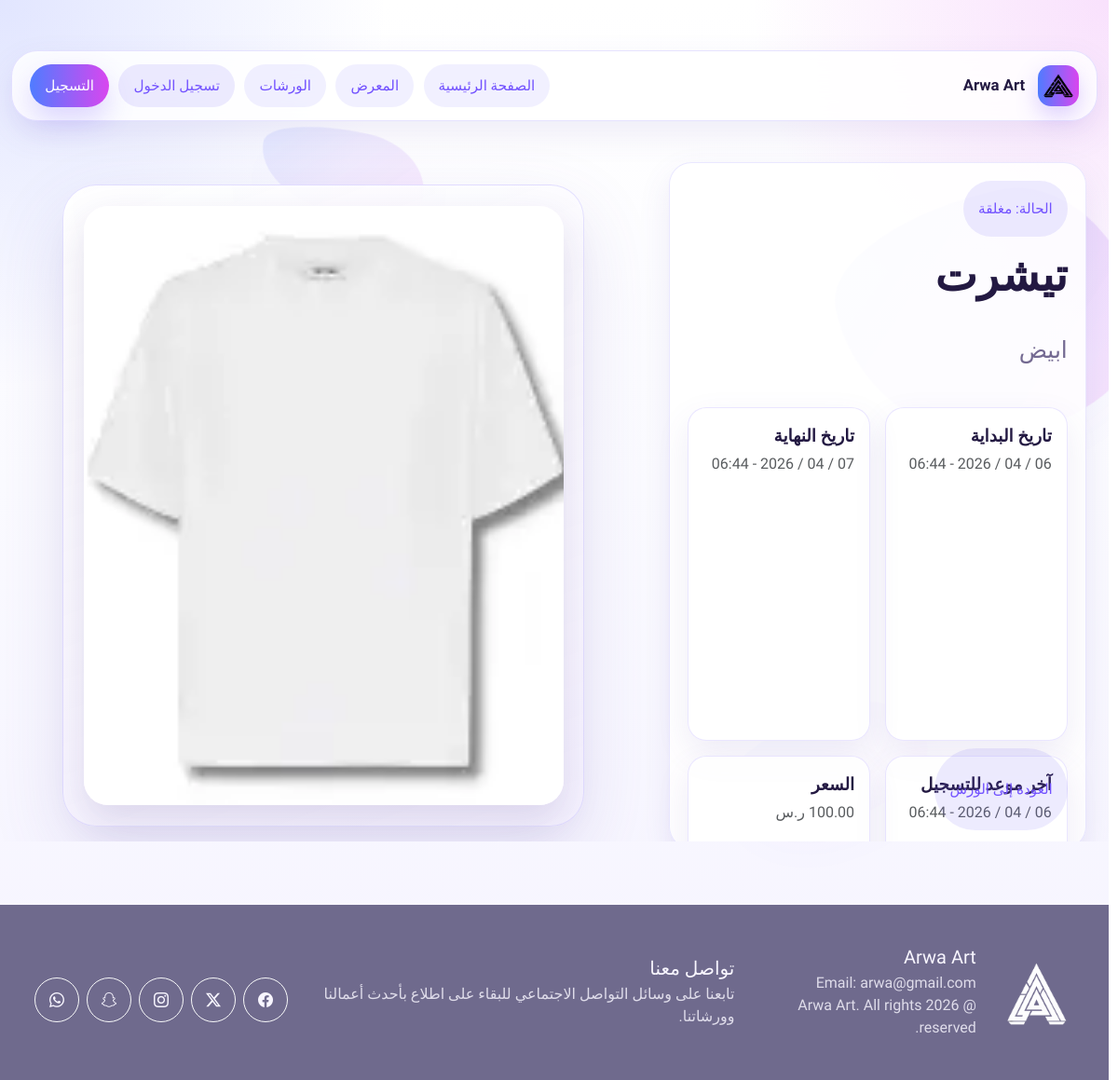
Before: /workshop/1/ with the older database file.
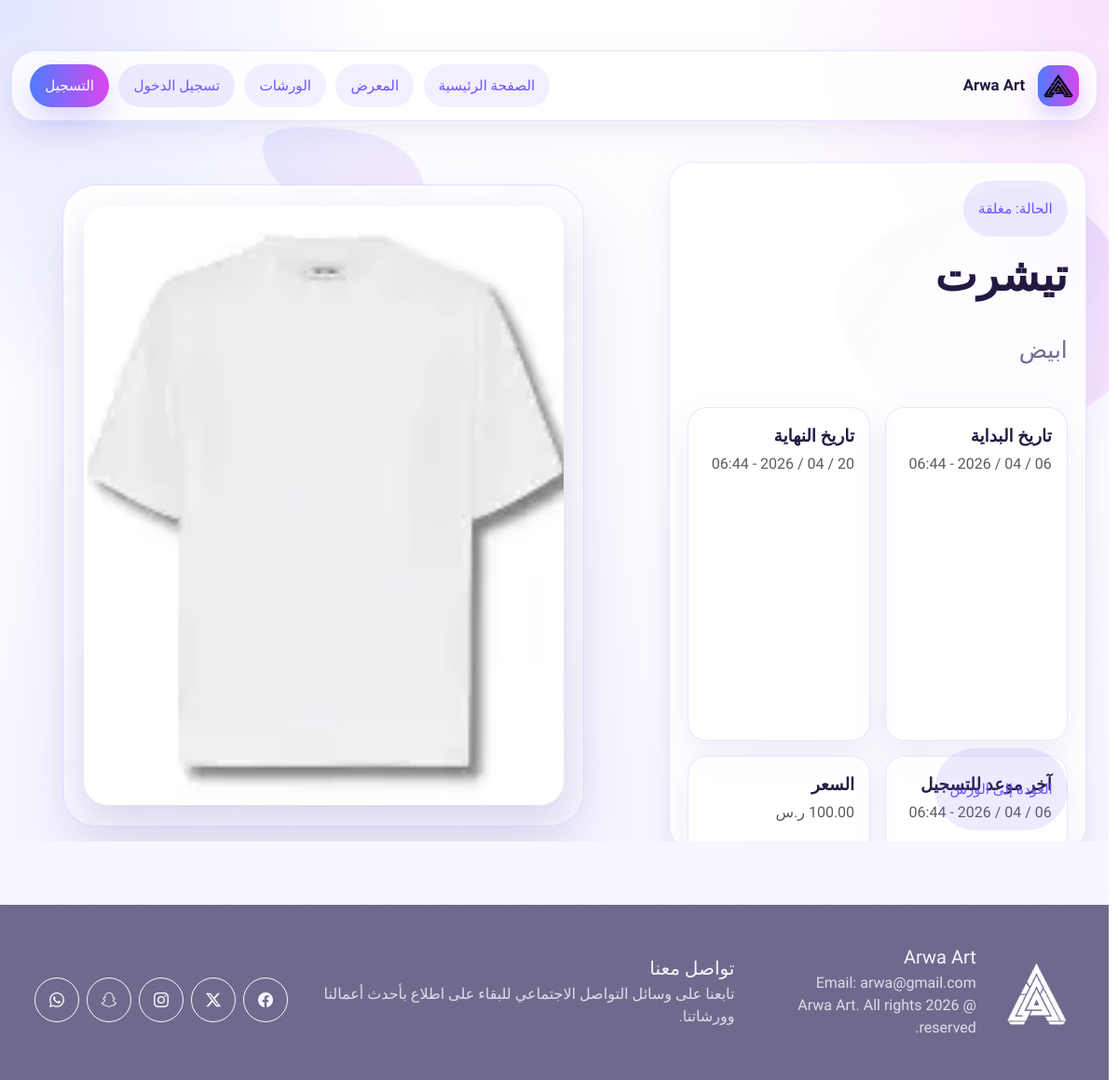
After: the same page with the newer database file.
### workshop/models.py (models this page shows, shortened)
class Workshop(models.Model):
    STATUS_CHOICES = [
        ("open", "متاح للتسجيل"),
        ("closed", "مغلقة"),
        ("ended", "منتهية"),
        ("cancelled", "ملغية"),
    ]
    user = models.ForeignKey(
        settings.AUTH_USER_MODEL,
        on_delete=models.CASCADE,
        related_name="workshops"
    )
    title = models.CharField(max_length=200)
    image = models.ImageField(upload_to="workshops/")
    description = models.TextField()
    start_date = models.DateTimeField()
    end_date = models.DateTimeField(blank=True, null=True)
    deadline = models.DateTimeField()
    cost = models.DecimalField(max_digits=8, decimal_places=2)
    seats = models.PositiveIntegerField(blank=True, null=True)
    sessions = models.PositiveIntegerField()
    zoom_link = models.URLField(blank=True, null=True)
    status = models.CharField(max_length=20, choices=STATUS_CHOICES, default="open")
    created_at = models.DateTimeField(auto_now_add=True)

### workshop/views.py (the view)
# urls.py: path("<int:workshop_id>/", views.workshop_detail, name="workshop_detail"),
def workshop_detail(request, workshop_id):
    close_expired_workshops()
    workshop = get_object_or_404(Workshop, id=workshop_id)
    return render(
        request,
        "workshop/workshop_detail.html", {
        "workshop": workshop
    })

### workshop/views.py (called while the page is built)
def close_expired_workshops():
    Workshop.objects.filter(
        status="open",
        deadline__lt=timezone.now(),
    ).update(status="closed")

### workshop/templates/workshop/workshop_detail.html (shortened to what this page needs)
{% extends "accounts/layout.html" %}
{% block body %}
    <section class="stack">
        <div class="row g-4 g-xl-5 align-items-center">
            <div class="col-12 col-lg-5">
                <article class="content-card d-grid gap-4 h-100">
                    <div class="d-grid gap-3">
                        <span class="pill painting-detail-pill">الحالة: {{ workshop.get_status_display }}</span>
                        <h1 class="page-title mb-0">{{ workshop.title }}</h1>
                        <p class="page-subtitle mb-0">{{ workshop.description }}</p>
                    </div>
                    <div class="row row-cols-1 row-cols-sm-2 g-3">
                        <div class="col">
                            <div class="metric-card h-100">
                                <strong>تاريخ البداية</strong>
                                <span class="text-muted">{{ workshop.start_date|date:"d / m / Y - H:i" }}</span>
                            </div>
                        </div>
                        <div class="col">
                            <div class="metric-card h-100">
                                <strong>تاريخ النهاية</strong>
                                <span class="text-muted">
                                    {% if workshop.end_date %}
                                        {{ workshop.end_date|date:"d / m / Y - H:i" }}
                                    {% else %}
                                        غير محدد
                                    {% endif %}
                                </span>
                            </div>
                        </div>
                        <div class="col">
                            <div class="metric-card h-100">
                                <strong>آخر موعد للتسجيل</strong>
                                <span class="text-muted">{{ workshop.deadline|date:"d / m / Y - H:i" }}</span>
                            </div>
                        </div>
                        <div class="col">
                            <div class="metric-card h-100">
                                <strong>السعر</strong>
                                <span class="text-muted">{{ workshop.cost }} ر.س</span>
                            </div>
                        </div>
                    </div>
                    <div class="d-flex flex-wrap gap-3">
                        <a class="button-link secondary" href="{% url 'workshop_list' %}">العودة إلى الورش</a>
                    </div>
                </article>
            </div>
            <div class="col-12 col-lg-7">
                <div class="painting-stage">
                    <div class="painting-frame">
                        {% if workshop.image %}
                            <img src="{{ workshop.image.url }}" alt="{{ workshop.title }}">
                        {% endif %}
                    </div>
                </div>
            </div>
        </div>
    </section>
{% endblock %}

Changed rows visible on the page:
changed Workshop "تيشرت": end_date "07 / 04 / 2026 - 06:44" → "20 / 04 / 2026 - 06:44"
